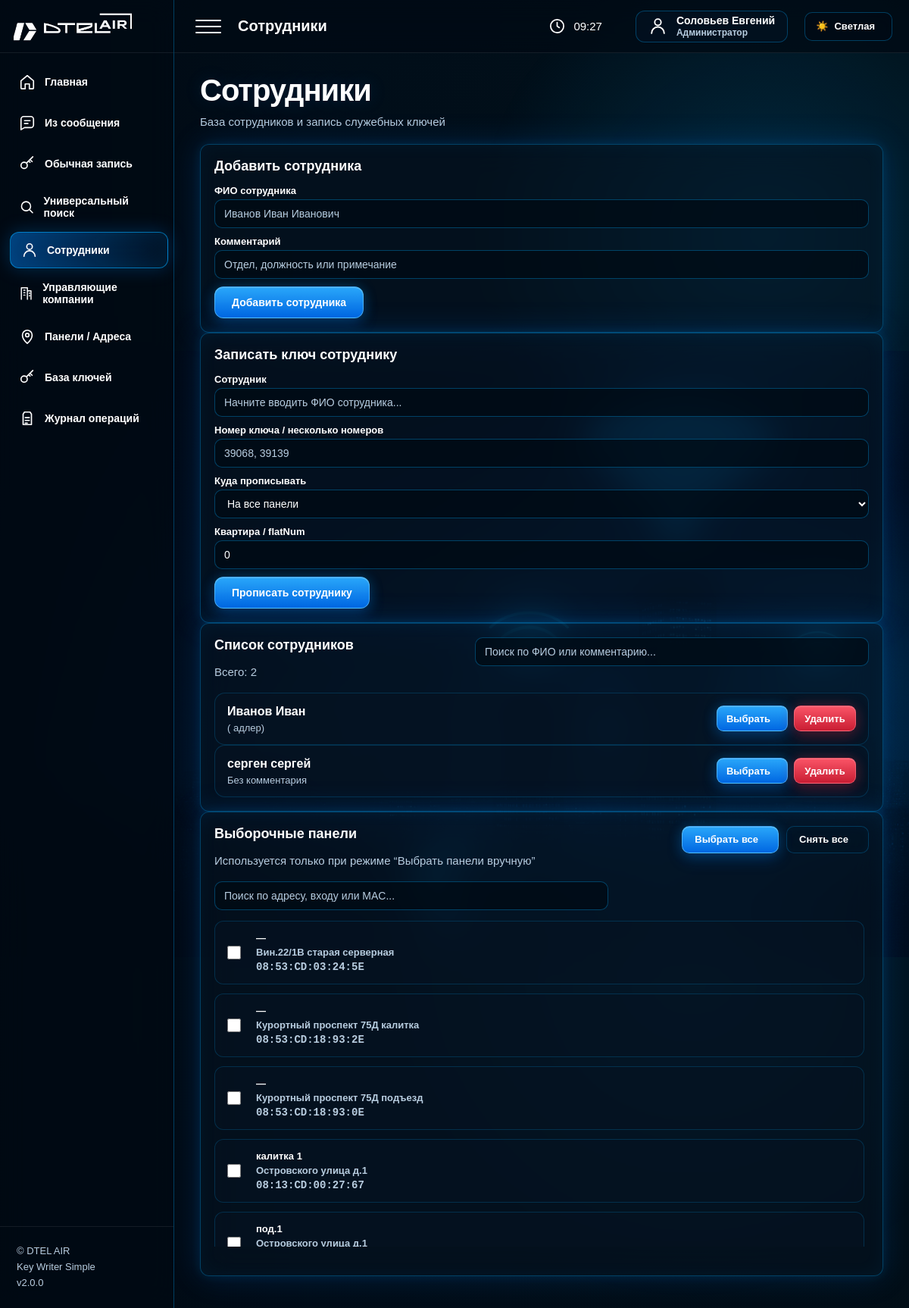
Page /employees (signed in) on the committed database.
### tables this page shows
CREATE TABLE employees (
            id INTEGER PRIMARY KEY AUTOINCREMENT,
            full_name TEXT NOT NULL,
            note TEXT DEFAULT '',
            enabled INTEGER DEFAULT 1,
            created_at TEXT DEFAULT CURRENT_TIMESTAMP
        );

CREATE TABLE panels (
            id INTEGER PRIMARY KEY AUTOINCREMENT,
            address TEXT NOT NULL,
            entrance TEXT DEFAULT '',
            name TEXT NOT NULL,
            mac TEXT UNIQUE NOT NULL,
            tags TEXT DEFAULT '',
            enabled INTEGER DEFAULT 1,
            created_at TEXT DEFAULT CURRENT_TIMESTAMP
        );

### app/routers/employees.py (the view)
@router.get("/employees", response_class=HTMLResponse)
def employees_page(request: Request):
    panels = get_panels()
    employees = get_active_employees()
    return templates.TemplateResponse(
        "employees.html",
        {
            "request": request,
            "panels": panels,
            "employees": employees,
        },
    )

### app/templates/employees.html (shortened to what this page needs)
{% extends 'base.html' %}
{% block page_name %}Сотрудники{% endblock %}
{% block content %}
<div class="hero-title">
    <h1>Сотрудники</h1>
    <p class="subtitle">База сотрудников и запись служебных ключей</p>
</div>
<div class="employees-page-grid">
    <div class="panel">
        <h2>Добавить сотрудника</h2>
        <form method="post" action="/employees/add">
            <label>ФИО сотрудника</label>
            <input
                name="full_name"
                placeholder="Иванов Иван Иванович"
                required
            >
            <label>Комментарий</label>
            <input
                name="note"
                placeholder="Отдел, должность или примечание"
            >
            <button type="submit">
                Добавить сотрудника
            </button>
        </form>
    </div>
    <div class="panel employee-form-panel">
        <h2>Записать ключ сотруднику</h2>
        <form method="post" action="/employees/write" id="employeeWriteForm">
            <label>Сотрудник</label>
            <input
                type="text"
                id="employeeWriteSearch"
                name="employee_name"
                placeholder="Начните вводить ФИО сотрудника..."
                autocomplete="off"
                required
            >
            <label>Номер ключа / несколько номеров</label>
            <input
                name="key_values"
                placeholder="39068, 39139"
                required
            >
            <label>Куда прописывать</label>
            <select name="scope">
                <option value="all">На все панели</option>
            </select>
            <label>Квартира / flatNum</label>
            <input name="flat_num" value="0">
            <button type="submit">
                Прописать сотруднику
            </button>
        </form>
    </div>
</div>
<div class="employee-layout">
    <div class="panel employees-list-panel">
        <div class="panel-list-head">
            <div>
                <h2>Список сотрудников</h2>
                <p class="subtitle">
                    Всего: <span id="employeesFound">{{ employees|length }}</span>
                </p>
            </div>
            <div class="panel-search">
                <input
                    type="text"
                    id="employeesSearch"
                    placeholder="Поиск по ФИО или комментарию..."
                    autocomplete="off"
                >
            </div>
        </div>
        <div class="employees-cards" id="employeesCards">
            {% for e in employees %}
            <div class="employee-card">
                <div class="employee-card-main">
                    <b>{{ e.full_name }}</b>
                    <span>{{ e.note or 'Без комментария' }}</span>
                </div>
                <div class="employee-card-actions">
                    <button
                        type="button"
                        class="btn-small"
                        data-employee-select="{{ e.full_name }}"
                    >
                        Выбрать
                    </button>
                    <form method="post" action="/employees/delete">
                        <button type="submit" class="danger-btn small-danger">
                            Удалить
                        </button>
                    </form>
                </div>
            </div>
            {% endfor %}
        </div>
    </div>
    <div class="panel panels-select employee-panels-panel">
        <div class="panels-head">
            <div>
                <h2>Выборочные панели</h2>
                <p class="subtitle">Используется только при режиме “Выбрать панели вручную”</p>
            </div>
            <div class="panel-actions">
                <button type="button" class="btn-small" id="select-all-panels">
                    Выбрать все
                </button>
                <button type="button" class="btn-small btn-ghost" id="clear-all-panels">
                    Снять все
                </button>
            </div>
        </div>
        <div class="panel-search employee-search">
            <input
                type="text"
                id="employeePanelSearch"
                placeholder="Поиск по адресу, входу или MAC..."
                autocomplete="off"
            >
        </div>
        <div class="panel-list employee-panel-list" id="employeePanelList">
            {% for p in panels %}
            <label class="panel-option">
                <input
                    type="checkbox"
                    name="panel_ids"
                    value="{{ p.id }}"
                    form="employeeWriteForm"
                >
                <span class="panel-option-body">
                    <span class="panel-option-title">
                        {{ p.entrance or '—' }}
                    </span>
                    <span class="panel-option-meta">
                        {{ p.address }}
                    </span>
                    <span class="panel-option-mac">
                        {{ p.mac }}
                    </span>
                </span>
            </label>
            {% endfor %}
        </div>
    </div>
</div>
{% endblock %}

### app/static/css/base.css (style rules this page uses)
* { box-sizing: border-box; }
:root { --sidebar-width: 230px; --bg-color: #02111a; --text: #ffffff; --text-strong: #ffffff; --muted: #b8cde0; --panel: rgba(6, 20, 34, 0.58); --panel-strong: rgba(0, 10, 20, 0.72); --line: rgba(0, 170, 255, 0.32); --line-soft: rgba(0, 170, 255, 0.20); --soft: rgba(255, 255, 255, 0.08); --blue: #00aaff; --blue-2: #0b8fff; --green: #2cff9a; --red: #ff4a5f; --yellow: #ffc400; --field-bg: rgba(0, 10, 20, 0.72); --field-text: #ffffff; --field-border: rgba(0, 170, 255, 0.34); --hover-bg: rgba(0, 170, 255, 0.08); --hover-text: #ffffff; --shadow-panel: inset 0 0 24px rgba(0,170,255,.05), 0 0 14px rgba(0,170,255,.12), 0 0 42px rgba(0,120,255,.18); }
html, body { margin: 0; min-height: 100%; font-family: Arial, Helvetica, sans-serif; color: var(--text); background: linear-gradient( 90deg, rgba(0, 8, 17, 0.90) 0%, rgba(0, 12, 25, 0.62) 34%, rgba(0, 12, 25, 0.25) 66%, rgba(0, 12, 25, 0.04) 100% ), linear-gradient( 180deg, rgba(0, 8, 17, 0.08), rgba(0, 8, 17, 0.35) ), url("/static/img/hero.png") right center / contain fixed no-repeat; background-color: var(--bg-color); }
body::before { content: ""; position: fixed; inset: 0; pointer-events: none; background: radial-gradient(circle at 84% 18%, rgba(0, 170, 255, 0.18), transparent 22%), radial-gradient(circle at 76% 74%, rgba(0, 150, 255, 0.12), transparent 28%), radial-gradient(circle at 95% 52%, rgba(0, 190, 255, 0.08), transparent 20%); z-index: 0; }
h1 { margin: 0 0 10px; color: var(--text-strong); font-size: 40px; line-height: 1.05; font-weight: 900; letter-spacing: -1px; text-shadow: 0 0 24px rgba(0, 140, 255, 0.16); }
h2 { margin: 0 0 14px; color: var(--text-strong); font-size: 18px; }
p { margin: 0; }
.subtitle { margin: 0; color: var(--muted); font-size: 15px; line-height: 1.45; }

### app/static/css/layout.css (style rules this page uses)
.hero-title { margin-bottom: 18px; }

### app/static/css/components.css (style rules this page uses)
.panel, .card { background: var(--panel); color: var(--text); border: 1px solid var(--line); border-radius: 12px; backdrop-filter: blur(22px); box-shadow: var(--shadow-panel); transition: 0.22s; }
.panel { padding: 18px; }
.btn, button, input[type="submit"] { min-height: 42px; display: inline-flex; align-items: center; justify-content: center; gap: 10px; padding: 0 22px; color: #ffffff; background: linear-gradient(180deg, rgba(42, 170, 255, 0.98), rgba(0, 105, 230, 0.98)); border: 1px solid rgba(120, 215, 255, 0.55); border-radius: 12px; font-size: 14px; font-weight: 900; text-decoration: none; cursor: pointer; box-shadow: inset 0 1px 0 rgba(255, 255, 255, 0.22), 0 8px 20px rgba(0, 100, 220, 0.24), 0 0 18px rgba(0, 170, 255, 0.22); transition: transform .18s, background .18s, box-shadow .18s, border-color .18s; }
.btn-small { min-height: 36px; height: 36px; padding: 0 16px; border-radius: 10px; font-size: 13px; }
.btn-small::after { content: ""; }
.btn-ghost { color: var(--text); background: rgba(0, 18, 34, 0.35); border: 1px solid rgba(0, 170, 255, 0.26); box-shadow: inset 0 0 14px rgba(0, 170, 255, 0.035); }
.danger-btn { color: #ffffff; background: linear-gradient(180deg, rgba(255, 86, 105, 0.98), rgba(205, 30, 52, 0.98)); border-color: rgba(255, 120, 135, 0.58); box-shadow: inset 0 1px 0 rgba(255, 255, 255, 0.18), 0 8px 20px rgba(180, 20, 40, 0.22), 0 0 18px rgba(255, 70, 95, 0.22); }
.small-danger { min-width: auto; height: 36px; min-height: 36px; padding: 0 14px; font-size: 13px; border-radius: 10px; }
.panel-head, .panel-list-head, .panels-head { display: flex; align-items: flex-start; justify-content: space-between; gap: 18px; flex-wrap: wrap; margin-bottom: 16px; }
.panel-actions { display: flex; gap: 10px; flex: 0 0 auto; }
.panel-search { width: min(520px, 100%); min-width: 280px; margin: 0; }
.panel-search input { width: 100%; margin: 0; }

### app/static/css/forms.css (style rules this page uses)
label { display: block; margin-bottom: 4px; color: var(--text-strong); font-size: 13px; font-weight: 800; }
input, textarea, select { width: 100%; min-height: 38px; margin-bottom: 10px; padding: 8px 12px; border-radius: 10px; outline: none; color: var(--field-text); background: var(--field-bg); border: 1px solid var(--field-border); font-size: 14px; transition: background .2s, color .2s, border-color .2s, box-shadow .2s; }
input::placeholder, textarea::placeholder { color: var(--muted); }

### app/static/css/scroll.css (style rules this page uses)
.custom-scroll, .table-scroll, .employee-panel-list, .employees-cards-grid, .employee-panel-list-grid, .preview-panel-list, .uk-panel-list { scrollbar-width: thin; scrollbar-color: rgba(0, 170, 255, .55) rgba(0, 10, 20, .45); }

### rows in the picture
employees: full_name "Иванов Иван", note "( адлер)"
employees: full_name "серген сергей", note "Без комментария"
panels: entrance "—", address "Вин.22/1В старая серверная", mac "08:53:CD:03:24:5E"
panels: entrance "—", address "Курортный проспект 75Д калитка", mac "08:53:CD:18:93:2E"
panels: entrance "—", address "Курортный проспект 75Д подъезд", mac "08:53:CD:18:93:0E"
panels: entrance "калитка 1", address "Островского улица д.1", mac "08:13:CD:00:27:67"
panels: entrance "под.1", address "Островского улица д.1"

### other values in the picture
{{ current_user(request)["full_name"] }} "Соловьев Евгений"
{{ employees|length }} "2"
